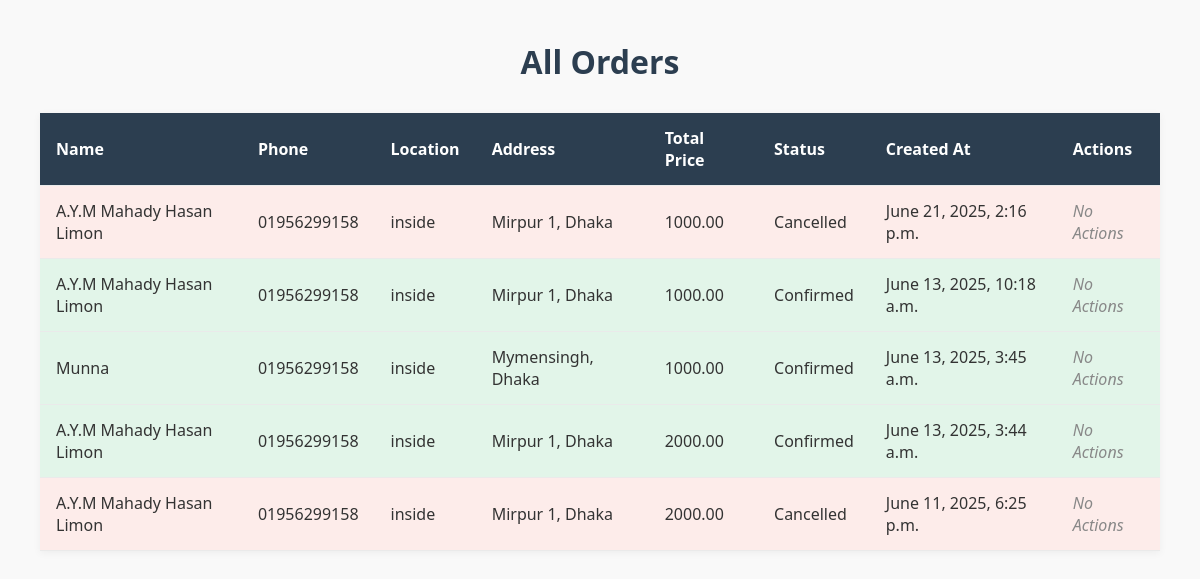
The app's page /order/order_list/, older data.
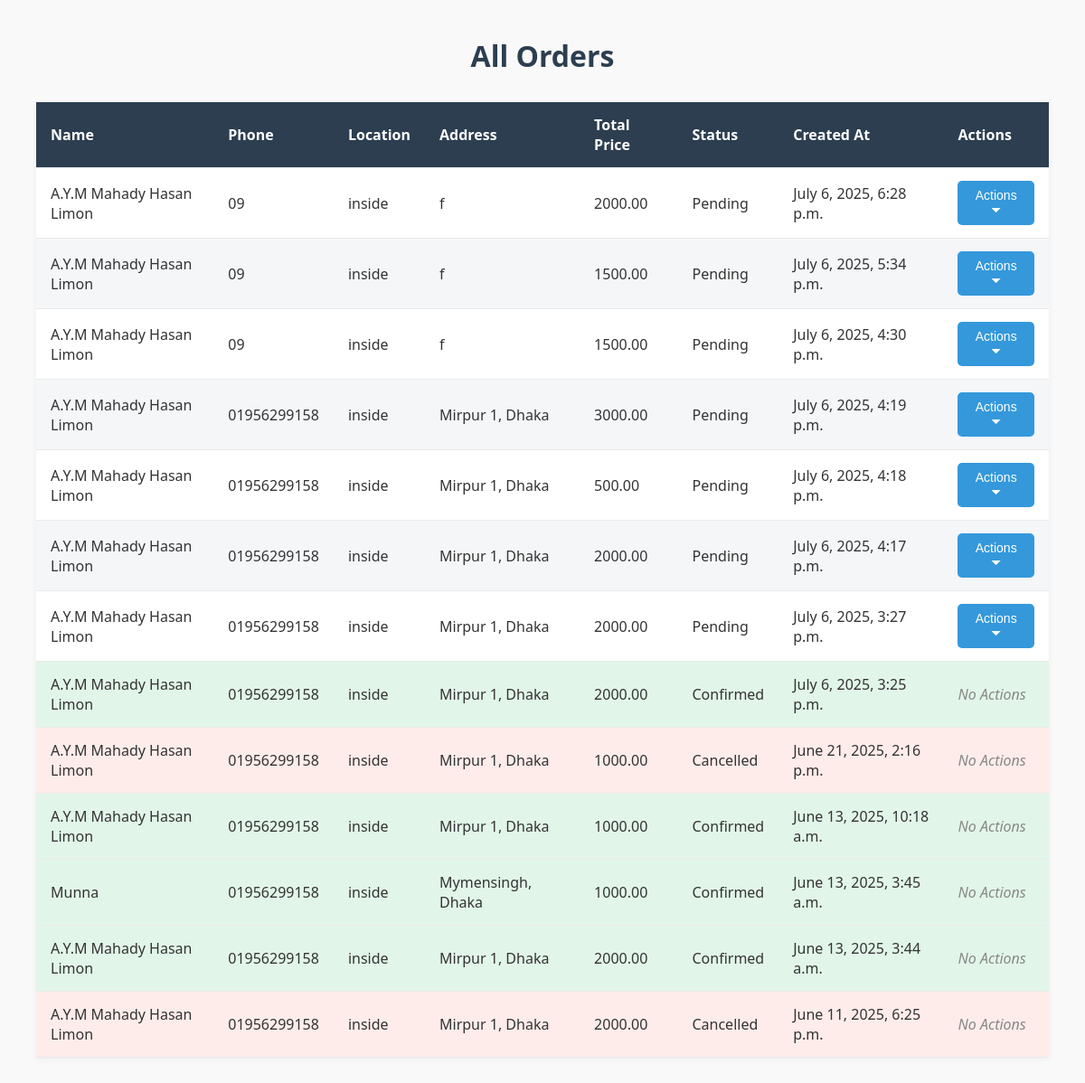
The same page, newer data.
### order/models.py (models this page shows, shortened)
class Order(models.Model):
    LOCATION_CHOICES = [
        ('inside_dhaka', 'Inside Dhaka'),
        ('outside_dhaka', 'Outside Dhaka'),
    ]
    full_name = models.CharField(max_length=100)
    contact_number = models.CharField(max_length=20)
    location = models.CharField(max_length=20, choices=LOCATION_CHOICES)
    address = models.TextField()
    cart = models.JSONField(default=dict)
    total_price = models.DecimalField(max_digits=10, decimal_places=2)
    is_confirmed = models.BooleanField(default=False)
    is_cancelled = models.BooleanField(default=False)
    created_at = models.DateTimeField(auto_now_add=True)

### order/views.py (the view)
# urls.py: path('order_list/',views.order_list, name="order_list"),
def order_list(request):
    orders = Order.objects.all().order_by('-created_at')  # Most recent first
    return render(request, 'orders/order_list.html', {'orders': orders})

### store/context_processors.py (called while the page is built, shortened)
def cart_data(request):
    cart = request.session.get('cart', {})
    cart_item_count = 0
    cart_items = []
    total_amount = 0
    return {
        'cart_items': cart_items,
        'total_amount': total_amount,
        'cart_item_count': cart_item_count,
    }

### templates/orders/order_list.html (shortened to what this page needs)
{% load static %}
<!DOCTYPE html>
<html>
<head>
</head>
<body>
<h1>All Orders</h1>
<table>
    <thead>
        <tr>
            <th>Name</th>
            <th>Phone</th>
            <th>Location</th>
            <th>Address</th>
            <th>Total Price</th>
            <th>Status</th>
            <th>Created At</th>
            <th>Actions</th>
        </tr>
    </thead>
    <tbody>
    {% for order in orders %}
        <tr class="{% if order.is_confirmed %}confirmed{% elif order.is_cancelled %}cancelled{% endif %}">
            <td>{{ order.full_name }}</td>
            <td>{{ order.contact_number }}</td>
            <td>{{ order.location }}</td>
            <td>{{ order.address }}</td>
            <td>{{ order.total_price }}</td>
            <td>
                {% if order.is_cancelled %}
                    Cancelled
                {% elif order.is_confirmed %}
                    Confirmed
                {% else %}
                    Pending
                {% endif %}
            </td>
            <td>{{ order.created_at }}</td>
            <td class="actions">
                {% if not order.is_confirmed and not order.is_cancelled %}
                    <div class="dropdown">
                        <button class="dropbtn">Actions ⏷</button>
                    </div>
                {% else %}
                    <em>No Actions</em>
                {% endif %}
            </td>
        </tr>
    {% empty %}
        <tr><td colspan="8" style="text-align: center;">No orders found.</td></tr>
    {% endfor %}
    </tbody>
</table>
</body>
</html>

### templates/orders/order_list.html (style rules this page uses)
body { font-family: 'Segoe UI', Tahoma, Geneva, Verdana, sans-serif; background-color: #f9f9f9; margin: 40px; color: #333; }
h1 { text-align: center; color: #2c3e50; }
table { width: 100%; border-collapse: collapse; margin-top: 30px; background-color: #fff; box-shadow: 0 2px 8px rgba(0,0,0,0.05); }
th, td { padding: 14px 16px; border-bottom: 1px solid #eaeaea; text-align: left; }
th { background-color: #2c3e50; color: white; }
tr:nth-child(even) { background-color: #f4f6f8; }
.confirmed { background-color: #e2f5e9 !important; }
.cancelled { background-color: #fdecea !important; }
.actions { position: relative; }
.dropbtn { background-color: #3498db; color: white; padding: 8px 14px; font-size: 14px; border: none; border-radius: 5px; cursor: pointer; }
.dropdown { position: relative; display: inline-block; }
em { color: #888; }

Row changes from the older to the newer data that the page shows:
added Order: full_name "A.Y.M Mahady Hasan Limon", contact_number "09", location "inside", address "f", total_price "2000.00", is_cancelled "Pending", created_at "July 6, 2025, 6:28 p.m.", is_confirmed "Actions ⏷"
added Order: full_name "A.Y.M Mahady Hasan Limon", contact_number "09", location "inside", address "f", total_price "1500.00", is_cancelled "Pending", created_at "July 6, 2025, 5:34 p.m.", is_confirmed "Actions ⏷"
added Order: full_name "A.Y.M Mahady Hasan Limon", contact_number "09", location "inside", address "f", total_price "1500.00", is_cancelled "Pending", created_at "July 6, 2025, 4:30 p.m.", is_confirmed "Actions ⏷"
added Order: full_name "A.Y.M Mahady Hasan Limon", contact_number "01956299158", location "inside", address "Mirpur 1, Dhaka", total_price "3000.00", is_cancelled "Pending", created_at "July 6, 2025, 4:19 p.m.", is_confirmed "Actions ⏷"
added Order: full_name "A.Y.M Mahady Hasan Limon", contact_number "01956299158", location "inside", address "Mirpur 1, Dhaka", total_price "500.00", is_cancelled "Pending", created_at "July 6, 2025, 4:18 p.m.", is_confirmed "Actions ⏷"
added Order: full_name "A.Y.M Mahady Hasan Limon", contact_number "01956299158", location "inside", address "Mirpur 1, Dhaka", total_price "2000.00", is_cancelled "Pending", created_at "July 6, 2025, 4:17 p.m.", is_confirmed "Actions ⏷"
added Order: full_name "A.Y.M Mahady Hasan Limon", contact_number "01956299158", location "inside", address "Mirpur 1, Dhaka", total_price "2000.00", is_cancelled "Pending", created_at "July 6, 2025, 3:27 p.m.", is_confirmed "Actions ⏷"
added Order: full_name "A.Y.M Mahady Hasan Limon", contact_number "01956299158", location "inside", address "Mirpur 1, Dhaka", total_price "2000.00", is_cancelled "Confirmed", created_at "July 6, 2025, 3:25 p.m.", is_confirmed "No Actions"
